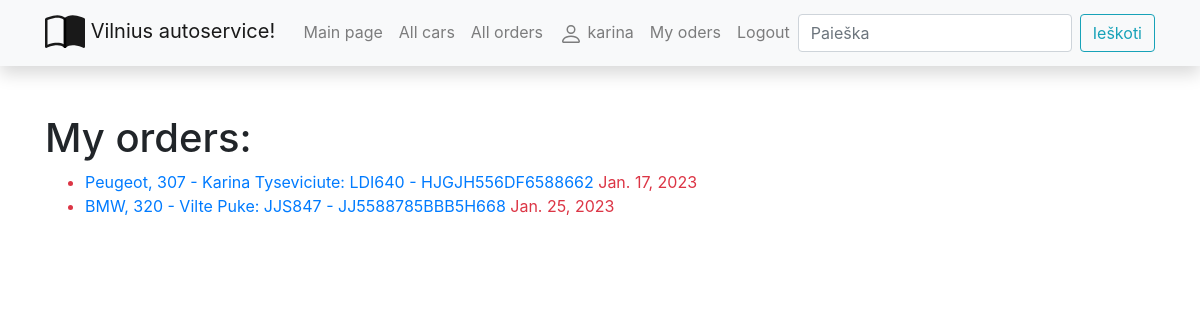
Page /autoservisas/myorders/ (signed in) on the earlier database version.
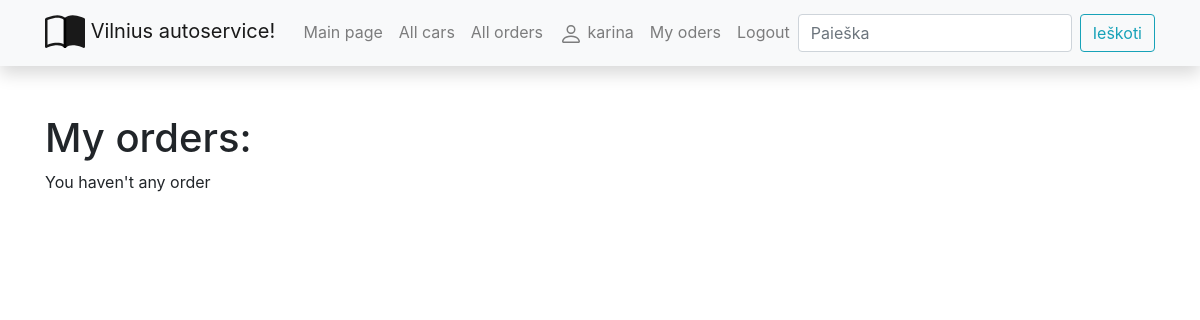
Same page on the later database version.
### autoservisas/models.py (models this page shows, shortened)
class Order(models.Model):
    date = models.DateTimeField('Date', null=True, blank=True)
    suma = models.FloatField('Sum', help_text='Enter a sum of order')
    car = models.ForeignKey('Car', on_delete=models.SET_NULL, null=True)
    returne = models.DateField('Return for client', null=True, blank=True)
    LOAN_STATUS = (
        ('a', 'administrative'),
        ('r', 'repair'),
        ('e', 'repaired'),
        ('g', 'given away')
    )
    status = models.CharField(
        max_length=1,
        choices=LOAN_STATUS,
        blank=True,
        default='a',
        help_text='Status'
    )
    owner = models.ForeignKey(User, on_delete=models.SET_NULL, null=True, blank=True)
    @property
    def is_overreturne(self):
        if self.returne and date.today() > self.returne:
            return True
        return False
    class Meta:
        verbose_name = "Order"
        verbose_name_plural = "Orders"

class Car(models.Model):
    valst_nr = models.CharField('Number', max_length=6, help_text='Enter the country registration number')
    vin_code = models.CharField('VIN_code', max_length=17, help_text='Enter a VIN code')
    client = models.CharField('Client', max_length=200, help_text='Enter client name and last name')
    description = HTMLField(default='Cia yra automobilio aprasymas')
    automodel = models.ForeignKey('AutoModel', on_delete=models.SET_NULL, null=True)
    cover = models.ImageField('Photo', upload_to='covers', null=True)
    class Meta:
        verbose_name = "Car"
        verbose_name_plural = "Cars"
    def __str__(self):
        return f"{self.automodel} - {self.client}: {self.valst_nr} - {self.vin_code}"

class AutoModel(models.Model):
    make = models.CharField('Make name', max_length=50, help_text='Enter a car make')
    model = models.CharField('Model name', max_length=50, help_text='Enter a car model')
    class Meta:
        verbose_name = "Automodel"
        verbose_name_plural = "Automodels"
    def __str__(self):
        return f"{self.make}, {self.model}"

### autoservisas/views.py (the view)
# urls.py: path("myorders/", views.LoanedOrderByUserListView.as_view(), name="my-ordered"),
class LoanedOrderByUserListView(LoginRequiredMixin, generic.ListView):
    model = Order
    template_name = 'client_orders.html'
    def get_queryset(self):
        return Order.objects.filter(owner=self.request.user)

### autoservisas/templates/client_orders.html
{% extends "base.html" %}
{% block content %}
<h1>My orders: </h1>
{% if order_list %}
<ul>
    {% for order in order_list %}
    <li class="{% if order.is_overreturne %}text-danger{% endif %}">
        <a href="{% url 'order-detail' order.pk %}"> {{ order.car }}</a>
        {{ order.returne }}
    </li>
    {% endfor %}
</ul>
{% else %}
<p>You haven't any order</p>
{% endif %}
{% endblock %}

Differences in the rows shown:
no longer on this page (row edited): Order: car "Peugeot, 307 - Karina Tyseviciute: LDI640 - HJGJH556DF6588662", returne "Jan. 17, 2023"
no longer on this page (row edited): Order: car "BMW, 320 - Vilte Puke: JJS847 - JJ5588785BBB5H668", returne "Jan. 25, 2023"
Other differences:
text now shown: "You haven't any order"
